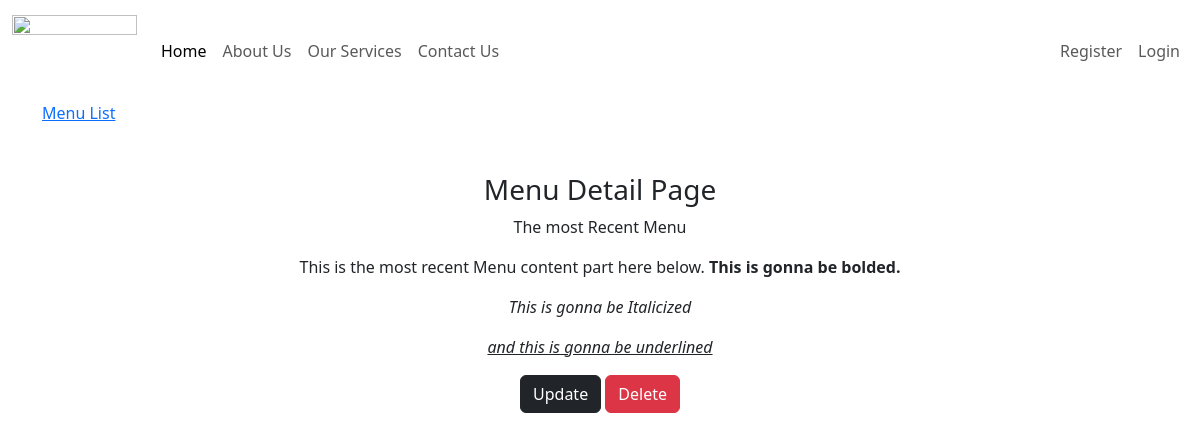
Page /menu/the-most-recent-menu/ on the earlier database version.
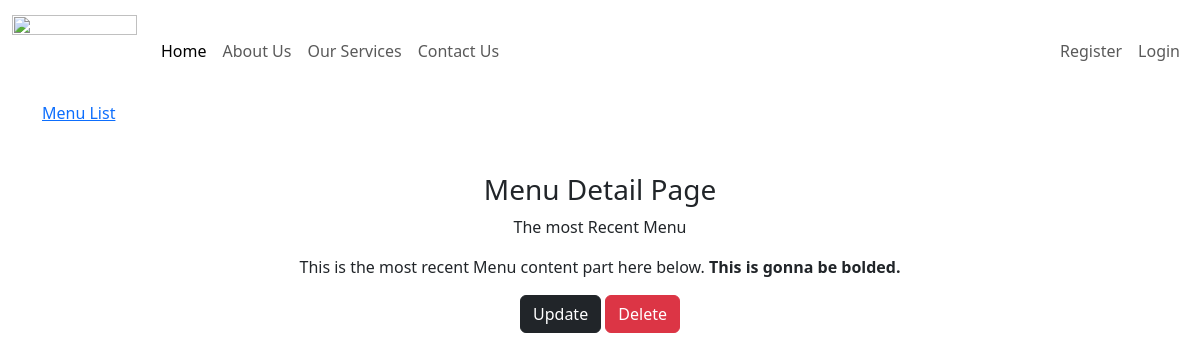
Same page on the later database version.
### base/models.py (models this page shows, shortened)
class Menu(models.Model):
    title = models.CharField(max_length=100)
    content = RichTextUploadingField(blank=True, null=True)
    author = models.ForeignKey(User, on_delete= models.CASCADE)
    snippet = models.CharField(max_length=100)
    created_at = models.DateTimeField(auto_now_add= True)
    updated_at = models.DateTimeField(auto_now=True)
    slug = models.SlugField(unique=True)

### base/views.py (the view)
# urls.py: path('menu/<slug:slug>/', MenuDetailView.as_view(), name='menu-detail'),
class MenuDetailView(DetailView):
    model = Menu
    template_name = 'menu/menu-detail.html'
    def get_object(self, querset=None):
        return get_object_or_404(Menu, slug=self.kwargs.get('slug'))
    def get(self, request, *args, **kwargs):
        menu = self.get_object()
        Menu.objects.filter(slug=menu.slug)
        return super().get(request, *args, **kwargs)
    def get_context_data(self, **kwargs):
        context = super().get_context_data(**kwargs)
        context['user'] = self.request.user
        return context

### base/templates/menu/menu-detail.html (shortened to what this page needs)
{% extends "base.html" %}
{% block content %}
<div class="container">
    <div class="back-button">
       <a href="{% url 'menu-list' %}">Menu List</a>
    </div>
    <div class="text-center mt-5">
        <h3>Menu Detail Page</h3>
        <p>{{ menu.title }}</p>
        <p>{{ menu.content|safe }}</p>
        <div class="tools">
            <a href="{% url 'menu-update' menu.slug %}" class="btn btn-dark">Update</a>
            <a href="{% url 'menu-delete' menu.slug %}" class="btn btn-danger">Delete</a>
        </div>
    </div>
</div>
{% endblock content %}

Differences in the rows shown:
changed Menu "The most Recent Menu": content "This is the most recent Menu content part here below. This is gonna be bolded. This is gonna be Italicized and this is gonna be underlined" → "This is the most recent Menu content part here below. This is gonna be bolded."
